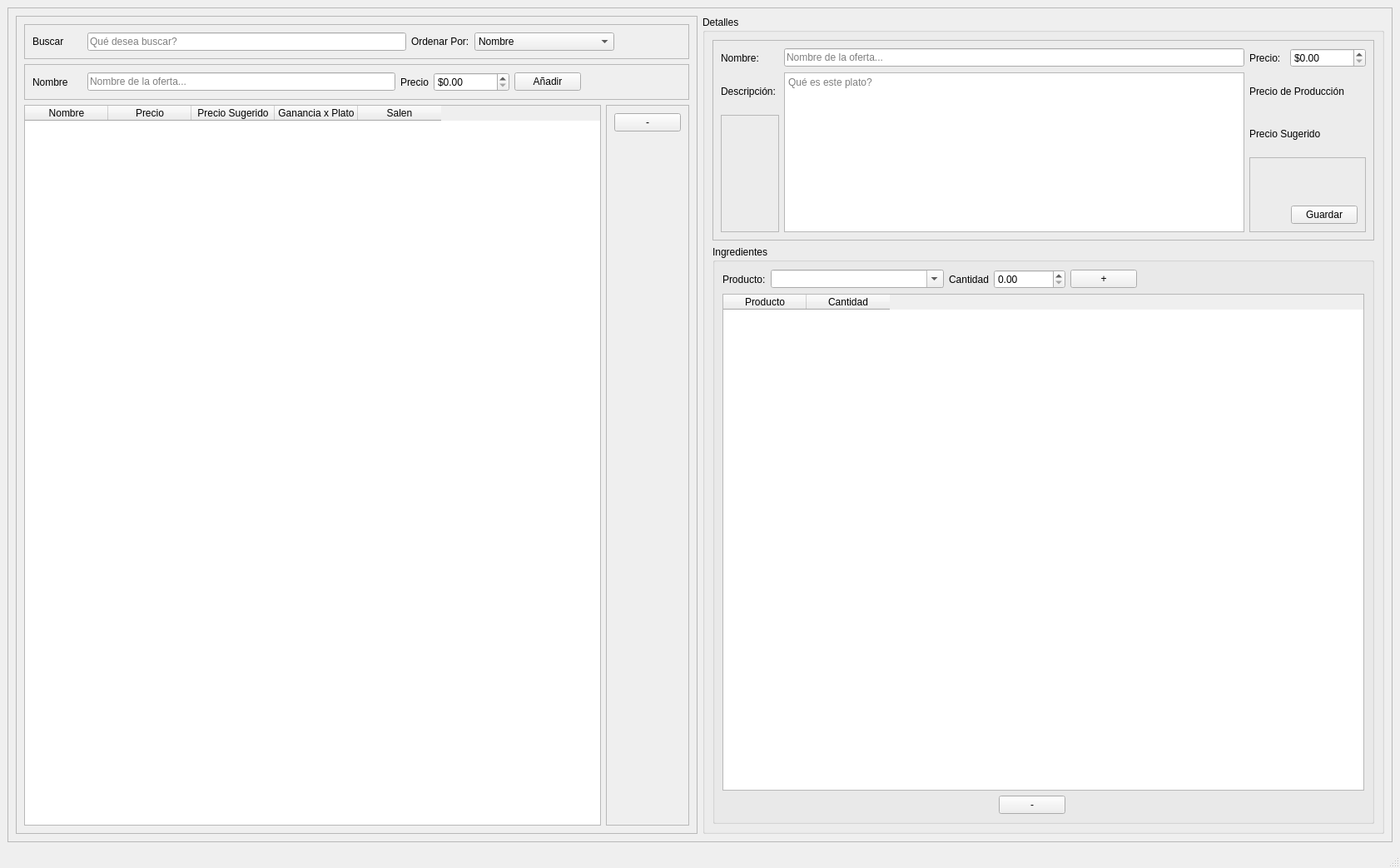
<?xml version="1.0" encoding="UTF-8"?>
<ui version="4.0">
 <class>form_ofertas</class>
 <widget class="QMainWindow" name="form_ofertas">
  <property name="geometry">
   <rect>
    <x>0</x>
    <y>0</y>
    <width>1682</width>
    <height>1043</height>
   </rect>
  </property>
  <property name="windowTitle">
   <string>MainWindow</string>
  </property>
  <widget class="QWidget" name="centralwidget">
   <layout class="QGridLayout" name="gridLayout">
    <item row="0" column="0">
     <widget class="QFrame" name="frame">
      <property name="frameShape">
       <enum>QFrame::StyledPanel</enum>
      </property>
      <property name="frameShadow">
       <enum>QFrame::Raised</enum>
      </property>
      <layout class="QGridLayout" name="gridLayout_6">
       <item row="0" column="0">
        <widget class="QFrame" name="frame_2">
         <property name="minimumSize">
          <size>
           <width>0</width>
           <height>0</height>
          </size>
         </property>
         <property name="frameShape">
          <enum>QFrame::StyledPanel</enum>
         </property>
         <property name="frameShadow">
          <enum>QFrame::Raised</enum>
         </property>
         <layout class="QGridLayout" name="gridLayout_7">
          <item row="0" column="0" colspan="2">
           <widget class="QFrame" name="frame_6">
            <property name="frameShape">
             <enum>QFrame::StyledPanel</enum>
            </property>
            <property name="frameShadow">
             <enum>QFrame::Raised</enum>
            </property>
            <layout class="QGridLayout" name="gridLayout_3">
             <item row="0" column="3">
              <widget class="QComboBox" name="cb_sortBy">
               <property name="minimumSize">
                <size>
                 <width>168</width>
                 <height>0</height>
                </size>
               </property>
               <property name="whatsThis">
                <string>Escoja el parámetro para ordenar las ofertas</string>
               </property>
               <item>
                <property name="text">
                 <string>Nombre</string>
                </property>
               </item>
               <item>
                <property name="text">
                 <string>Precio</string>
                </property>
               </item>
               <item>
                <property name="text">
                 <string>Ganancia</string>
                </property>
               </item>
               <item>
                <property name="text">
                 <string>Salen</string>
                </property>
               </item>
              </widget>
             </item>
             <item row="0" column="2">
              <widget class="QLabel" name="label_11">
               <property name="text">
                <string>Ordenar Por:</string>
               </property>
              </widget>
             </item>
             <item row="0" column="0">
              <widget class="QLabel" name="label">
               <property name="minimumSize">
                <size>
                 <width>60</width>
                 <height>0</height>
                </size>
               </property>
               <property name="text">
                <string>Buscar</string>
               </property>
              </widget>
             </item>
             <item row="0" column="1">
              <widget class="QLineEdit" name="le_search">
               <property name="placeholderText">
                <string>Qué desea buscar?</string>
               </property>
              </widget>
             </item>
             <item row="0" column="5">
              <spacer name="horizontalSpacer_2">
               <property name="orientation">
                <enum>Qt::Horizontal</enum>
               </property>
               <property name="sizeType">
                <enum>QSizePolicy::Preferred</enum>
               </property>
               <property name="sizeHint" stdset="0">
                <size>
                 <width>40</width>
                 <height>20</height>
                </size>
               </property>
              </spacer>
             </item>
             <item row="0" column="4">
              <spacer name="horizontalSpacer_5">
               <property name="orientation">
                <enum>Qt::Horizontal</enum>
               </property>
               <property name="sizeType">
                <enum>QSizePolicy::Preferred</enum>
               </property>
               <property name="sizeHint" stdset="0">
                <size>
                 <width>40</width>
                 <height>20</height>
                </size>
               </property>
              </spacer>
             </item>
            </layout>
           </widget>
          </item>
          <item row="1" column="0" colspan="2">
           <widget class="QFrame" name="frame_7">
            <property name="frameShape">
             <enum>QFrame::StyledPanel</enum>
            </property>
            <property name="frameShadow">
             <enum>QFrame::Raised</enum>
            </property>
            <layout class="QGridLayout" name="gridLayout_4">
             <item row="0" column="0">
              <widget class="QLabel" name="label_4">
               <property name="minimumSize">
                <size>
                 <width>60</width>
                 <height>0</height>
                </size>
               </property>
               <property name="text">
                <string>Nombre</string>
               </property>
              </widget>
             </item>
             <item row="0" column="3">
              <widget class="QDoubleSpinBox" name="sb_insPrice">
               <property name="enabled">
                <bool>true</bool>
               </property>
               <property name="prefix">
                <string>$</string>
               </property>
               <property name="maximum">
                <double>1000000000.990000009536743</double>
               </property>
              </widget>
             </item>
             <item row="0" column="2">
              <widget class="QLabel" name="label_5">
               <property name="text">
                <string>Precio</string>
               </property>
              </widget>
             </item>
             <item row="0" column="1">
              <widget class="QLineEdit" name="le_insName">
               <property name="placeholderText">
                <string>Nombre de la oferta...</string>
               </property>
              </widget>
             </item>
             <item row="0" column="4">
              <widget class="QPushButton" name="pb_addOferta">
               <property name="text">
                <string>Añadir</string>
               </property>
              </widget>
             </item>
             <item row="0" column="7">
              <spacer name="horizontalSpacer_6">
               <property name="orientation">
                <enum>Qt::Horizontal</enum>
               </property>
               <property name="sizeType">
                <enum>QSizePolicy::Preferred</enum>
               </property>
               <property name="sizeHint" stdset="0">
                <size>
                 <width>40</width>
                 <height>20</height>
                </size>
               </property>
              </spacer>
             </item>
             <item row="0" column="6">
              <spacer name="horizontalSpacer_7">
               <property name="orientation">
                <enum>Qt::Horizontal</enum>
               </property>
               <property name="sizeType">
                <enum>QSizePolicy::Preferred</enum>
               </property>
               <property name="sizeHint" stdset="0">
                <size>
                 <width>40</width>
                 <height>20</height>
                </size>
               </property>
              </spacer>
             </item>
             <item row="0" column="5">
              <spacer name="horizontalSpacer_8">
               <property name="orientation">
                <enum>Qt::Horizontal</enum>
               </property>
               <property name="sizeType">
                <enum>QSizePolicy::Preferred</enum>
               </property>
               <property name="sizeHint" stdset="0">
                <size>
                 <width>40</width>
                 <height>20</height>
                </size>
               </property>
              </spacer>
             </item>
            </layout>
           </widget>
          </item>
          <item row="2" column="0">
           <widget class="QTableWidget" name="tw_ofertas">
            <column>
             <property name="text">
              <string>Nombre</string>
             </property>
            </column>
            <column>
             <property name="text">
              <string>Precio</string>
             </property>
            </column>
            <column>
             <property name="text">
              <string>Precio Sugerido</string>
             </property>
            </column>
            <column>
             <property name="text">
              <string>Ganancia x Plato</string>
             </property>
            </column>
            <column>
             <property name="text">
              <string>Salen</string>
             </property>
            </column>
           </widget>
          </item>
          <item row="2" column="1">
           <widget class="QFrame" name="frame_5">
            <property name="frameShape">
             <enum>QFrame::StyledPanel</enum>
            </property>
            <property name="frameShadow">
             <enum>QFrame::Raised</enum>
            </property>
            <layout class="QGridLayout" name="gridLayout_2">
             <item row="0" column="0">
              <widget class="QPushButton" name="pb_delOferta">
               <property name="text">
                <string>-</string>
               </property>
              </widget>
             </item>
             <item row="1" column="0">
              <spacer name="verticalSpacer">
               <property name="orientation">
                <enum>Qt::Vertical</enum>
               </property>
               <property name="sizeHint" stdset="0">
                <size>
                 <width>20</width>
                 <height>748</height>
                </size>
               </property>
              </spacer>
             </item>
            </layout>
           </widget>
          </item>
         </layout>
        </widget>
       </item>
       <item row="0" column="1">
        <widget class="QGroupBox" name="gb_detalles">
         <property name="minimumSize">
          <size>
           <width>0</width>
           <height>0</height>
          </size>
         </property>
         <property name="title">
          <string>Detalles</string>
         </property>
         <layout class="QGridLayout" name="gridLayout_11">
          <item row="0" column="0">
           <widget class="QFrame" name="frame_3">
            <property name="frameShape">
             <enum>QFrame::StyledPanel</enum>
            </property>
            <property name="frameShadow">
             <enum>QFrame::Raised</enum>
            </property>
            <layout class="QGridLayout" name="gridLayout_5">
             <item row="0" column="1">
              <widget class="QLineEdit" name="le_editaName">
               <property name="placeholderText">
                <string>Nombre de la oferta...</string>
               </property>
              </widget>
             </item>
             <item row="0" column="2">
              <widget class="QLabel" name="label_9">
               <property name="text">
                <string>Precio:</string>
               </property>
              </widget>
             </item>
             <item row="0" column="3">
              <widget class="QDoubleSpinBox" name="sb_editPrecio">
               <property name="prefix">
                <string>$</string>
               </property>
               <property name="maximum">
                <double>1000000000.990000009536743</double>
               </property>
              </widget>
             </item>
             <item row="1" column="1" rowspan="4">
              <widget class="QTextEdit" name="te_editDescripcion">
               <property name="minimumSize">
                <size>
                 <width>0</width>
                 <height>0</height>
                </size>
               </property>
               <property name="maximumSize">
                <size>
                 <width>16777215</width>
                 <height>200</height>
                </size>
               </property>
               <property name="placeholderText">
                <string>Qué es este plato?</string>
               </property>
              </widget>
             </item>
             <item row="1" column="2" colspan="2">
              <widget class="QLabel" name="l_precioProduccion">
               <property name="text">
                <string>Precio de Producción</string>
               </property>
              </widget>
             </item>
             <item row="1" column="0">
              <widget class="QLabel" name="label_3">
               <property name="text">
                <string>Descripción:</string>
               </property>
              </widget>
             </item>
             <item row="0" column="0">
              <widget class="QLabel" name="label_6">
               <property name="minimumSize">
                <size>
                 <width>70</width>
                 <height>0</height>
                </size>
               </property>
               <property name="text">
                <string>Nombre:</string>
               </property>
              </widget>
             </item>
             <item row="2" column="0" rowspan="3">
              <widget class="QFrame" name="frame_4">
               <property name="frameShape">
                <enum>QFrame::StyledPanel</enum>
               </property>
               <property name="frameShadow">
                <enum>QFrame::Raised</enum>
               </property>
              </widget>
             </item>
             <item row="2" column="2" colspan="2">
              <widget class="QLabel" name="l_precioSugerido">
               <property name="text">
                <string>Precio Sugerido</string>
               </property>
              </widget>
             </item>
             <item row="3" column="2" rowspan="2" colspan="2">
              <widget class="QFrame" name="frame_9">
               <property name="frameShape">
                <enum>QFrame::StyledPanel</enum>
               </property>
               <property name="frameShadow">
                <enum>QFrame::Raised</enum>
               </property>
               <layout class="QGridLayout" name="gridLayout_10">
                <item row="1" column="1">
                 <widget class="QPushButton" name="pb_guardar">
                  <property name="text">
                   <string>Guardar</string>
                  </property>
                 </widget>
                </item>
                <item row="1" column="0">
                 <spacer name="horizontalSpacer_3">
                  <property name="orientation">
                   <enum>Qt::Horizontal</enum>
                  </property>
                  <property name="sizeHint" stdset="0">
                   <size>
                    <width>40</width>
                    <height>20</height>
                   </size>
                  </property>
                 </spacer>
                </item>
                <item row="0" column="1">
                 <spacer name="verticalSpacer_2">
                  <property name="orientation">
                   <enum>Qt::Vertical</enum>
                  </property>
                  <property name="sizeHint" stdset="0">
                   <size>
                    <width>20</width>
                    <height>40</height>
                   </size>
                  </property>
                 </spacer>
                </item>
               </layout>
              </widget>
             </item>
            </layout>
           </widget>
          </item>
          <item row="1" column="0">
           <widget class="QGroupBox" name="groupBox">
            <property name="title">
             <string>Ingredientes</string>
            </property>
            <layout class="QGridLayout" name="gridLayout_9">
             <item row="0" column="7">
              <spacer name="horizontalSpacer">
               <property name="orientation">
                <enum>Qt::Horizontal</enum>
               </property>
               <property name="sizeHint" stdset="0">
                <size>
                 <width>208</width>
                 <height>20</height>
                </size>
               </property>
              </spacer>
             </item>
             <item row="2" column="5">
              <widget class="QPushButton" name="pb_delIngrediente">
               <property name="text">
                <string>-</string>
               </property>
              </widget>
             </item>
             <item row="0" column="1" colspan="2">
              <widget class="QComboBox" name="cb_insProduct">
               <property name="minimumSize">
                <size>
                 <width>208</width>
                 <height>0</height>
                </size>
               </property>
               <property name="editable">
                <bool>true</bool>
               </property>
              </widget>
             </item>
             <item row="0" column="3">
              <widget class="QLabel" name="label_8">
               <property name="text">
                <string>Cantidad</string>
               </property>
              </widget>
             </item>
             <item row="0" column="4" colspan="2">
              <widget class="QDoubleSpinBox" name="sb_insCantidad">
               <property name="maximum">
                <double>1000000000.990000009536743</double>
               </property>
              </widget>
             </item>
             <item row="0" column="0">
              <widget class="QLabel" name="label_7">
               <property name="text">
                <string>Producto:</string>
               </property>
              </widget>
             </item>
             <item row="1" column="0" colspan="8">
              <widget class="QTableWidget" name="tw_ingredientes">
               <column>
                <property name="text">
                 <string>Producto</string>
                </property>
               </column>
               <column>
                <property name="text">
                 <string>Cantidad</string>
                </property>
               </column>
              </widget>
             </item>
             <item row="0" column="6">
              <widget class="QPushButton" name="pb_insIngrediente">
               <property name="text">
                <string>+</string>
               </property>
              </widget>
             </item>
            </layout>
           </widget>
          </item>
         </layout>
        </widget>
       </item>
      </layout>
     </widget>
    </item>
   </layout>
  </widget>
  <widget class="QMenuBar" name="menubar">
   <property name="geometry">
    <rect>
     <x>0</x>
     <y>0</y>
     <width>1682</width>
     <height>26</height>
    </rect>
   </property>
  </widget>
  <widget class="QStatusBar" name="statusbar"/>
 </widget>
 <resources/>
 <connections/>
</ui>
